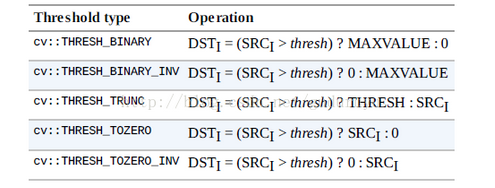
#> input picture test_image/TIM截图20171109134635.png, 495 x 188 px, given in place of 00000268_0000000000A974D4.bmp, which was not available
$ python canny_edge_detection.py
#> lines starting #> are read from the running program, lines starting #| are printed output that depends on the picture; after the words box and inside, x2 and y2 are one past the last pixel; in counts of white or black regions, pixels touching at a corner belong together; pictures that were not available may be replaced by others from this repository, and a replacement may not be noted
import numpy
import argparse
import cv2

image = cv2.imread(r"E:\lenovo_exercitation\natong_work\natong_product\natong_product_picture_grabcut"
                 r"\962215080911800020_gc\00000268_0000000000A974D4.bmp", 1)
#> image is the input picture: shape (188, 495, 3); mean B, G, R 235.7, 233.9, 232.7
# cv2.imshow("Original", image)
gray = cv2.cvtColor(image, cv2.COLOR_BGR2GRAY)
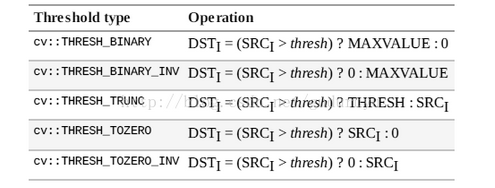
#> gray: shape (188, 495); min 0, max 255, mean 233.8
# cv2.imshow("Gray", gray)
# 30 and 150 is the threshold, larger than 150 is considered as edge,
# less than 30 is considered as not edge
canny = cv2.Canny(gray, 30, 150)
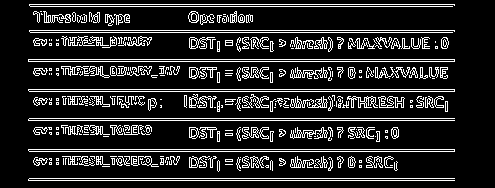
#> canny: shape (188, 495); 15.3% white in thin lines or dots, all inside (x1, y1, x2, y2) = (28, 4, 455, 181)
canny = numpy.uint8(numpy.absolute(canny))
# display two images in a figure
cv2.imshow("Edge detection by Canny", numpy.hstack([gray, canny]))
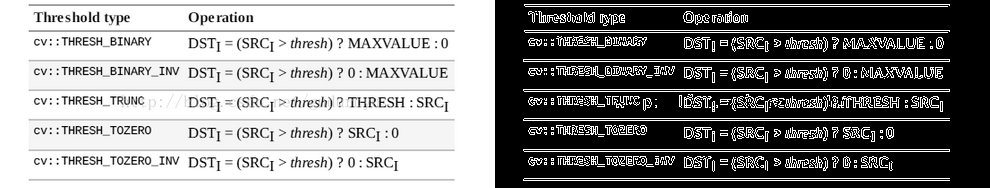
#> window 'Edge detection by Canny': shape (188, 990); min 0, max 255, mean 136.4
# cv2.imwrite("1_edge_by_canny.jpg", numpy.hstack([gray, canny]))
# cv2.imwrite("1_edge_by_canny.jpg", canny)

if (cv2.waitKey(0) == 27):
#> (key Esc is pressed here)
    cv2.destroyAllWindows()
